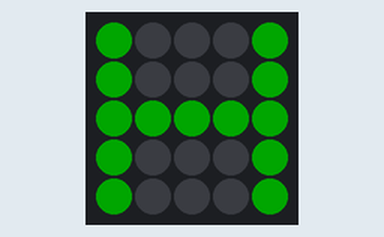
Simulated run of this sketch. Board: ESP32. Shown: 5×5 RGB LED matrix (first LED top left, wired row by row). Dim RGB values are drawn brighter than linear.

Above: at 0.05 s.
At 0.95 s:
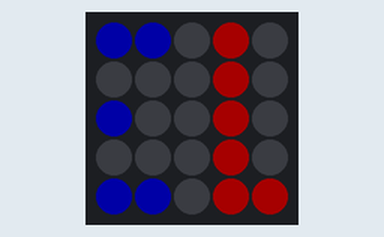
At 1.96 s:
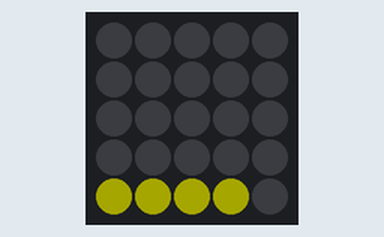
At 3.88 s:
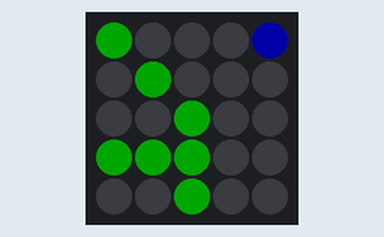
At 5.29 s:
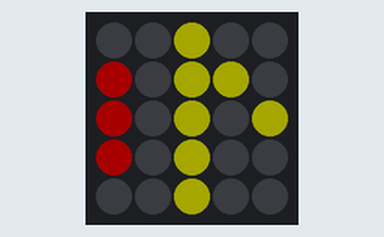
At 7.1 s:
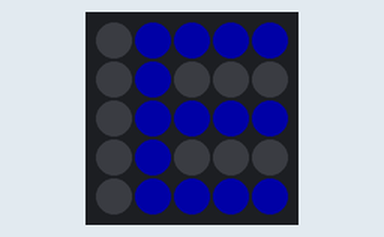

The sketch:

helloatom.ino
```cpp
#include "M5Atom.h"
#include "hello.c"

int ofs = 0;

void setup() {
  M5.begin(true, false, true);
}

void loop() {
  M5.dis.displaybuff((uint8_t *) image_hello, ofs, 0);
  ofs--;
  ofs = (ofs == -1) ? image_hello[0] - 1 : ofs;
  delay(100);
}
```

Source omitted: hello.c (data table, 5489 bytes)

Measured:
- by itself, everything shown: repeats every 6.6 s, in 62 steps
